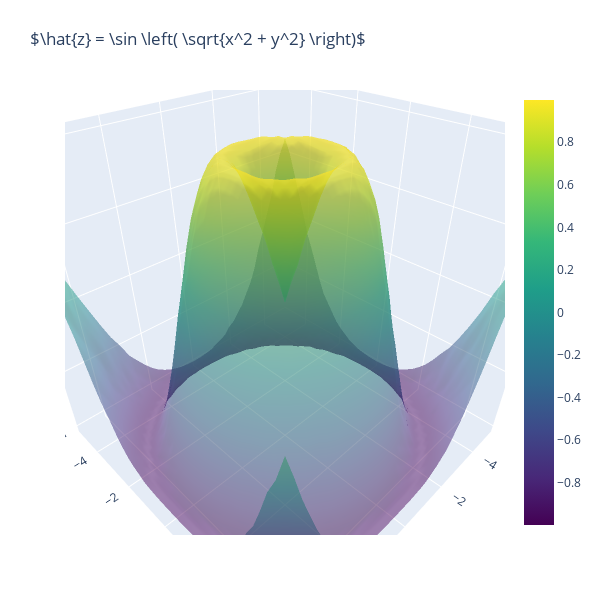

Notebook source saved alongside this figure:
### Code cell
fig = go.Figure(data=[go.Surface(
    x=_x,
    y=_y,
    z=_z,
    colorscale='Viridis',
    opacity=0.5,
)])

fig.update_layout(
    title=r'$\hat{z} = \sin \left( \sqrt{x^2 + y^2} \right)$',
    autosize=False,
    width=600,
    height=600,
    margin={'l': 65, 'r': 50, 'b': 65, 't': 90}
)
fig.update_xaxes(title='x')
fig.update_yaxes(title='y')

fig.show()

### Figure 1 — Plotly figure (JSON) as saved in the notebook; plotly's stock layout.template omitted (floating-point values rounded to 4 significant figures; data arrays with more than 128 entries replaced by an {"elided": "..."} marker saying what was removed)
{"data": [{"colorscale": [[0, "#440154"], [0.1111, "#482878"], [0.2222, "#3e4989"], [0.3333, "#31688e"], [0.4444, "#26828e"], [0.5556, "#1f9e89"], [0.6667, "#35b779"], [0.7778, "#6ece58"], [0.8889, "#b5de2b"], [1, "#fde725"]], "opacity": 0.5, "type": "surface", "x": {"elided": "40x40 float values"}, "y": {"elided": "40x40 float values"}, "z": {"elided": "40x40 float values"}}], "layout": {"autosize": false, "height": 600, "margin": {"b": 65, "l": 65, "r": 50, "t": 90}, "scene": {"aspectmode": "auto", "aspectratio": {"x": 1, "y": 1, "z": 1}, "camera": {"center": {"x": 0, "y": 0, "z": 0}, "eye": {"x": 0.8979, "y": 0.8979, "z": 0.8979}, "projection": {"type": "perspective"}, "up": {"x": -0.004023, "y": 0.004039, "z": 1.0}}}, "title": {"text": "$\\hat{z} = \\sin \\left( \\sqrt{x^2 + y^2} \\right)$"}, "width": 600, "xaxis": {"title": {"text": "x"}}, "yaxis": {"title": {"text": "y"}}}}
